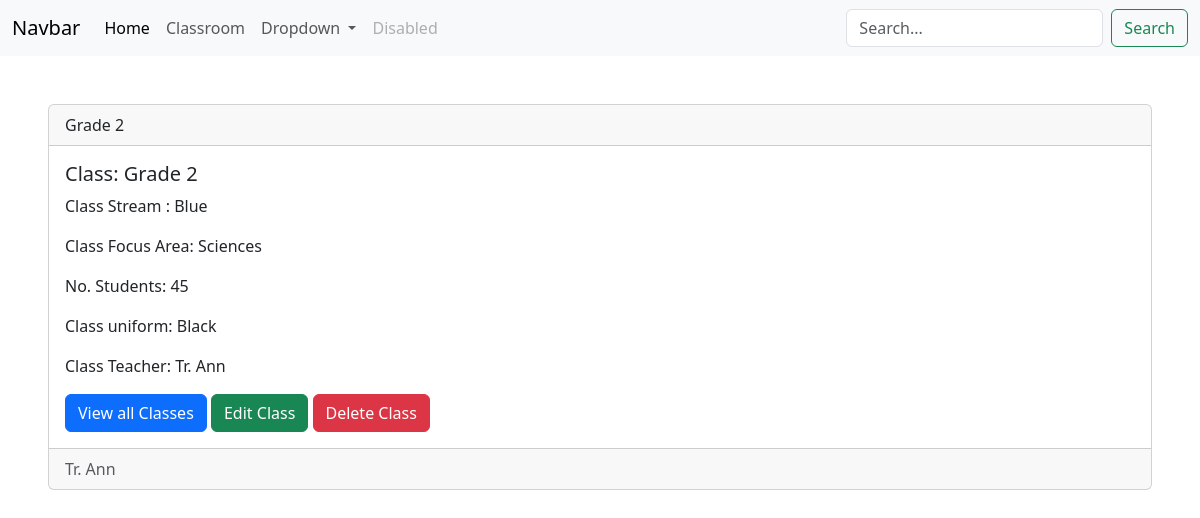
/classroom/3, run on the app's committed database.
### classroom/models.py (models this page shows)
class ClassRoom(models.Model):
    FOCUS_AREA = {
        ('Sciences', 'Sciences'),
        ('Sports', 'Sports'),
        ('Languages', 'Languages'),
    }
    STREAM = {
        ('Red', 'Red'),
        ('Green', 'Green'),
        ('Blue', 'Blue'),
        ('Yellow', 'Yellow'),
    }
    COLOR = {
        ('Black', 'Black'),
        ('Grey', 'Grey'),
        ('White', 'White')
    }
    name = models.CharField(max_length=100)
    stream = models.CharField(max_length=100, choices= STREAM)
    focus = models.CharField(max_length=100, choices=FOCUS_AREA)
    students = models.IntegerField()
    uniform = models.CharField(max_length=100, choices=COLOR)
    classteacher = models.CharField(max_length=100)

### classroom/views.py (the view)
# urls.py: path('/<int:pk>', ClassRoomDetailsView.as_view(), name="classroom.details"),
class ClassRoomDetailsView(DetailView):
    model = ClassRoom
    context_object_name = 'classroom'
    template_name = 'classroom/classroomdetails.html'
    extra_context = {
        'title': 'Classroom Details'
    }

### classroom/templates/classroom/classroomdetails.html (shortened to what this page needs)
{% extends 'base.html' %}
    {% block content %}
    <div class="card m-lg-5">
    <div class="card-header">
        {{ classroom.name }}
    </div>
    <div class="card-body">
        <h5 class="card-title"> Class:  {{ classroom.name }}</h5>
        <p class="card-text">Class Stream :  {{ classroom.stream }}</p>
        <p class="card-text">Class Focus Area:  {{ classroom.focus }}</p>
        <p class="card-text">No. Students: {{ classroom.students}}</p>
        <p class="card-text">Class uniform: {{ classroom.uniform }}</p>
        <p class="card-text">Class Teacher: {{ classroom.classteacher }}</p>
        <a href="{% url 'classroom' %}" class="btn btn-primary">View all Classes</a>
        <a href="{% url 'classroom.edit' pk=classroom.id %}" class="btn btn-success">Edit Class</a>
        <a href="{% url 'classroom.delete' pk=classroom.id %}" class="btn btn-danger"> Delete Class</a>
    </div>
    <div class="card-footer text-body-secondary">
        {{ classroom.classteacher }}
    </div>
    </div>
    {% endblock %}

### data on the page
ClassRoom: name "Grade 2", stream "Blue", focus "Sciences", students "45", uniform "Black", classteacher "Tr. Ann"
